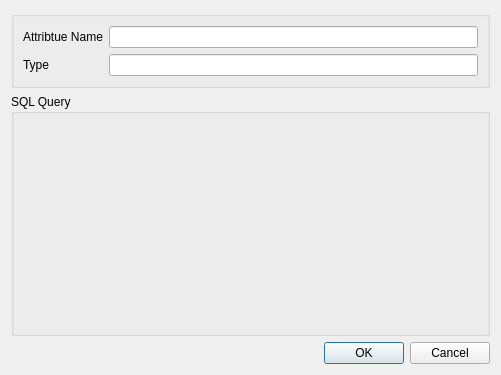
<?xml version="1.0" encoding="UTF-8"?>
<ui version="4.0">
 <class>GUISQLCalculator</class>
 <widget class="QDialog" name="GUISQLCalculator">
  <property name="geometry">
   <rect>
    <x>0</x>
    <y>0</y>
    <width>501</width>
    <height>375</height>
   </rect>
  </property>
  <property name="windowTitle">
   <string>Dialog</string>
  </property>
  <layout class="QVBoxLayout" name="verticalLayout_3">
   <item>
    <widget class="QGroupBox" name="groupBox">
     <property name="sizePolicy">
      <sizepolicy hsizetype="Preferred" vsizetype="MinimumExpanding">
       <horstretch>0</horstretch>
       <verstretch>0</verstretch>
      </sizepolicy>
     </property>
     <property name="title">
      <string/>
     </property>
     <layout class="QGridLayout" name="gridLayout">
      <item row="0" column="0">
       <widget class="QLabel" name="label">
        <property name="text">
         <string>Attribtue Name</string>
        </property>
       </widget>
      </item>
      <item row="0" column="1">
       <widget class="QLineEdit" name="lineEditAttributeName"/>
      </item>
      <item row="1" column="0">
       <widget class="QLabel" name="label_2">
        <property name="text">
         <string>Type</string>
        </property>
       </widget>
      </item>
      <item row="1" column="1">
       <widget class="QLineEdit" name="lineEditType"/>
      </item>
     </layout>
    </widget>
   </item>
   <item>
    <widget class="QGroupBox" name="groupBox_2">
     <property name="sizePolicy">
      <sizepolicy hsizetype="Preferred" vsizetype="Preferred">
       <horstretch>0</horstretch>
       <verstretch>10</verstretch>
      </sizepolicy>
     </property>
     <property name="title">
      <string>SQL Query</string>
     </property>
     <layout class="QVBoxLayout" name="verticalLayout_4">
      <item>
       <layout class="QVBoxLayout" name="verticalLayout"/>
      </item>
     </layout>
    </widget>
   </item>
   <item>
    <widget class="QDialogButtonBox" name="buttonBox">
     <property name="orientation">
      <enum>Qt::Horizontal</enum>
     </property>
     <property name="standardButtons">
      <set>QDialogButtonBox::Cancel|QDialogButtonBox::Ok</set>
     </property>
    </widget>
   </item>
  </layout>
 </widget>
 <resources/>
 <connections>
  <connection>
   <sender>buttonBox</sender>
   <signal>accepted()</signal>
   <receiver>GUISQLCalculator</receiver>
   <slot>accept()</slot>
   <hints>
    <hint type="sourcelabel">
     <x>254</x>
     <y>370</y>
    </hint>
    <hint type="destinationlabel">
     <x>157</x>
     <y>274</y>
    </hint>
   </hints>
  </connection>
  <connection>
   <sender>buttonBox</sender>
   <signal>rejected()</signal>
   <receiver>GUISQLCalculator</receiver>
   <slot>reject()</slot>
   <hints>
    <hint type="sourcelabel">
     <x>322</x>
     <y>370</y>
    </hint>
    <hint type="destinationlabel">
     <x>286</x>
     <y>274</y>
    </hint>
   </hints>
  </connection>
 </connections>
</ui>
